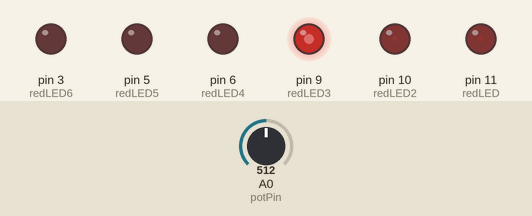
The sketch below on a simulated Arduino Uno, built with avr-gcc and run on an emulated ATmega328P. Shown: output pins drawn as LEDs (lit = HIGH). The inputs (shaded band) are chosen by the test bench; at power-on: A0 (potPin) = 512. What the sketch prints to the serial monitor is not drawn.

Above: at 1.3 s.
1.4 s: A0 (potPin) set to 306
4.5 s: A0 (potPin) set to 716
At 5.1 s:
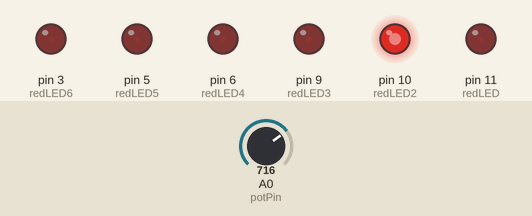
7.6 s: A0 (potPin) set to 900
13.8 s: A0 (potPin) set to 0
At 15.0 s:
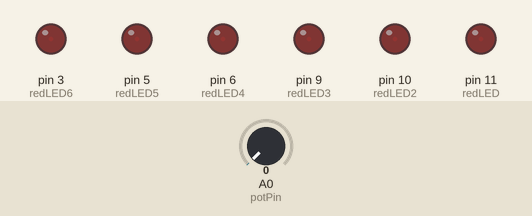
15.9 s: A0 (potPin) set to 716
At 17.1 s:
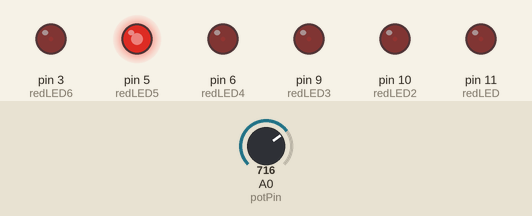
Timing chart, 0 to 20.0 s (numbered marks = the images above; inputs shaded):
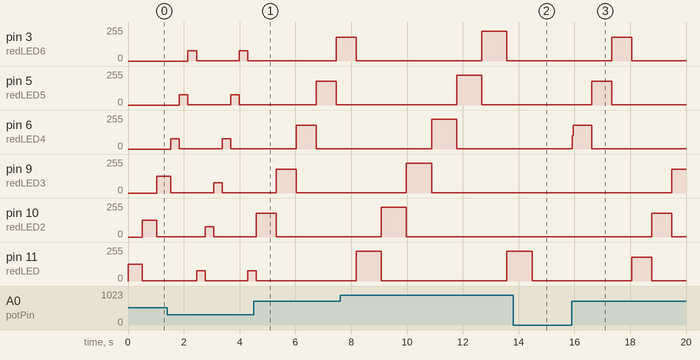

The sketch:

6LEDproject.ino
```cpp
                     //Declaring the LED's as an int, and set the location on the board, using all red LED's

int potPin=A0;
int redLED=11;
int redLED2=10;
int redLED3=9;
int redLED4=6;
int redLED5=5;
int redLED6=3;
int onTime=1000;        //Variables for on and off times for your LED's.
int onTime2=1000;
int onTime3=1000;
int onTime4=1000;
int onTime5=1000;
int onTime6=1000;
int offTime=100;
int offTime2=1000;
int offTime3=1000;
int offTime4=1000;
int offTime5=1000;
int offTime6=1000;
int numLEDBlink;       //number of times to blink the LED's. Used in for loops
int numLEDBlink2=1;
int numLEDBlink3=1;
int numLEDBlink4=1;
int numLEDBlink5=1;
int numLEDBlink6=1;
int readValue;
int writeValue;
int brightness = 1;


void setup() {
  Serial.begin(9600);       // turns on serial port (speed). its for communicating with the arduino
  String wm= " Welcome to ";     //wm = welcome message
  String wm2= "my nerd thing.";
  String wm3;
  wm3 = wm+wm2;                // concatonating wm and wm2 into one line
  Serial.println(wm3);
  Serial.println();
                             // put your setup code here, to run once:
  pinMode(potPin,INPUT);
  pinMode(redLED,OUTPUT);       //tell arduino these are output pins
  pinMode(redLED2,OUTPUT);
  pinMode(redLED3,OUTPUT);
  pinMode(redLED4,OUTPUT);
  pinMode(redLED5,OUTPUT);
  pinMode(redLED6,OUTPUT);

}


   //_____Below we are mixing while loops with for loops. it accomplishes the same end result on how the program runs.
   //_____pretty much just a different format on how the code gets executed.


void loop(){

  readValue = analogRead(potPin);
  writeValue = (255./1023.) * readValue;
  analogWrite(redLED,writeValue);
  delay(readValue);
  analogWrite(redLED,brightness);

   readValue = analogRead(potPin);
  writeValue = (255./1023.) * readValue;
  analogWrite(redLED2,writeValue);
  delay(readValue);
  analogWrite(redLED2,brightness);

   readValue = analogRead(potPin);
  writeValue = (255./1023.) * readValue;
  analogWrite(redLED3,writeValue);
  delay(readValue);
  analogWrite(redLED3,brightness);

   readValue = analogRead(potPin);
  writeValue = (255./1023.) * readValue;
  analogWrite(redLED4,writeValue);
  delay(readValue);
  analogWrite(redLED4,brightness);

   readValue = analogRead(potPin);
  writeValue = (255./1023.) * readValue;
  analogWrite(redLED5,writeValue);
  delay(readValue);
  analogWrite(redLED5,brightness);

   readValue = analogRead(potPin);
  writeValue = (255./1023.) * readValue;
  analogWrite(redLED6  ,writeValue);
  delay(readValue);
  analogWrite(redLED6,brightness);


}
```

Measured:
- after the input at 4.5 s, pin 11 (redLED): goes on until 4.6 s, then stays 1/255
- after the input at 13.8 s, pin 9 (redLED3): stays 1/255 (without the input it goes to 224/255 after 1.6 s); pin 10 (redLED2): stays 1/255 (without the input it goes to 224/255 after 0.68 s)
- after the input at 15.9 s, pin 3 (redLED6): 1/255 → 178/255 after 1.4 s, → 1/255 0.72 s later; pin 5 (redLED5): 1/255 → 178/255 after 0.72 s, → 1/255 0.72 s later; pin 6 (redLED4): 1/255 → 178/255 at once, → 1/255 0.69 s later; pin 9 (redLED3): 1/255 → 178/255 after 3.6 s; pin 10 (redLED2): 1/255 → 178/255 after 2.9 s, → 1/255 0.72 s later
